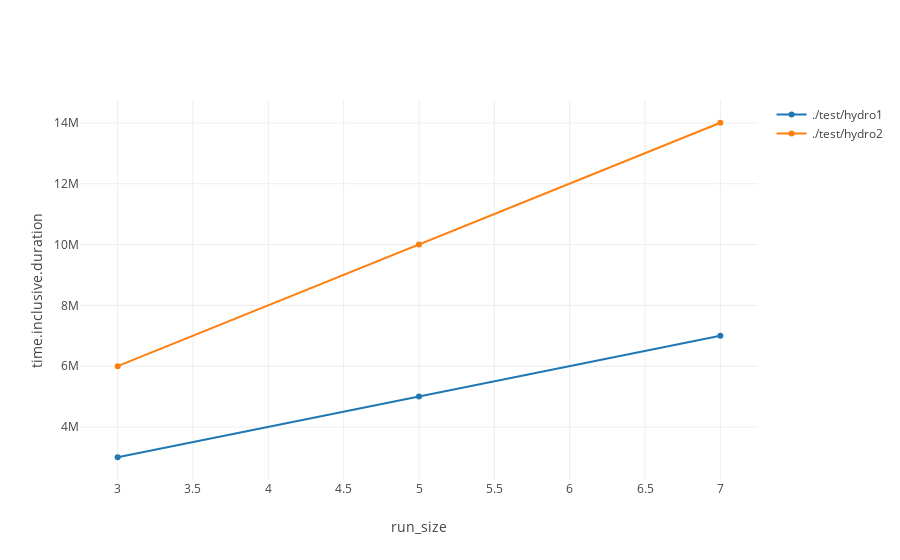

Notebook source saved alongside this figure:
### Code cell
caliper_data = cali.CaliperFrame("select time.inclusive.duration,program,run_size "\
                                 "GROUP BY program,run_size", # Query
                                 "/Users/poliakoff1/src/caliper/src/tools/"\
                                 "cali_interactive_explorer/cali_interactive_explorer/*.cali" # Data Source
                                ) 
graph_this = cali.to_graph(caliper_data)
iplot(graph_this)

### Figure 1 — Plotly figure (JSON) as saved in the notebook; plotly's stock layout.template omitted (floating-point values rounded to 4 significant figures)
{"data": [{"mode": "lines+markers", "name": "./test/hydro1", "type": "scatter", "x": [3, 5, 7], "y": [3005160, 5001708, 7000143]}, {"mode": "lines+markers", "name": "./test/hydro2", "type": "scatter", "x": [3, 5, 7], "y": [6000754, 10005176, 14005158]}], "layout": {"showlegend": true, "xaxis": {"title": "run_size"}, "yaxis": {"title": "time.inclusive.duration"}}}
